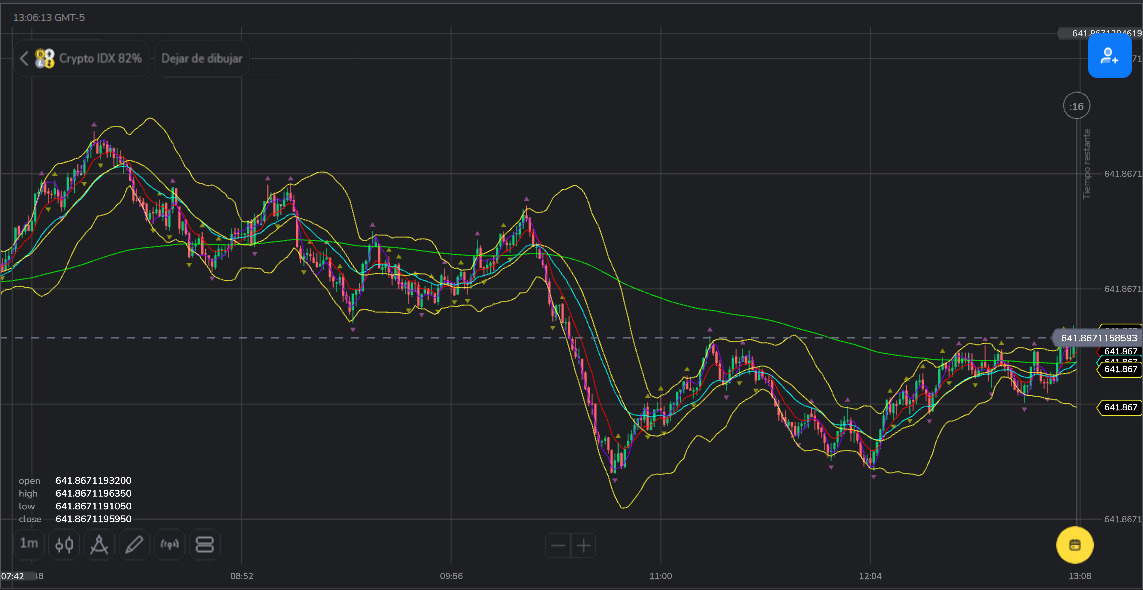
#> input picture m1.png, 1143 x 590 px
$ python image_analyzer.py
#> lines starting #> are read from the running program, lines starting #| are printed output that depends on the picture
import cv2
import numpy as np
import os
from scipy import stats

def analyze_image(image_path):
    """
    Analiza una captura de pantalla de gráfico de trading
    Extrae: tendencia, fuerza, volatilidad, momentum, patrones
    Versión calibrada para análisis realista
    """
    if not os.path.exists(image_path):
        raise FileNotFoundError(f"Image not found: {image_path}")

    img = cv2.imread(image_path)
    if img is None:
        raise ValueError(f"Unable to read image: {image_path}")

    h, w = img.shape[:2]

    # 1. DETECCIÓN DE TENDENCIA MEJORADA
    trend_data = detect_trend_advanced(img)

    # 2. ANÁLISIS DE VOLATILIDAD
    volatility_data = analyze_volatility(img)

    # 3. DETECCIÓN DE MOMENTUM
    momentum_data = detect_momentum(img)

    # 4. ANÁLISIS DE VELAS (último 20% del gráfico)
    candle_analysis = analyze_recent_candles(img)

    # 5. DETECCIÓN DE CAMBIOS DE TENDENCIA
    reversal_signals = detect_reversal_patterns(img)

    # 6. FUERZA DEL MERCADO (edge detection)
    gray = cv2.cvtColor(img, cv2.COLOR_BGR2GRAY)
    edges = cv2.Canny(gray, 50, 150)
    edge_strength = float(np.sum(edges))
    norm_strength = edge_strength / (h * w) if (h * w) > 0 else 0.0
    norm_pct = norm_strength * 100.0

    # 7. CALCULAR FUERZA CALIBRADA
    strength = calculate_calibrated_strength(
        trend_data,
        volatility_data,
        momentum_data,
        candle_analysis,
        reversal_signals
    )

    # 8. CLASIFICACIÓN REALISTA DEL MERCADO
    market_state = classify_market_state_realistic(
        trend_data,
        volatility_data,
        candle_analysis,
        strength
    )

    return {
        # Datos principales
        "trend": trend_data["direction"],
        "strength": strength,
        "norm_pct": round(norm_pct, 4),

        # Datos detallados
        "trend_angle": trend_data["angle"],
        "trend_confidence": trend_data["confidence"],
        "volatility": volatility_data["level"],
        "volatility_score": volatility_data["score"],
        "momentum": momentum_data["direction"],
        "momentum_strength": momentum_data["strength"],

        # Patrones
        "candle_pattern": candle_analysis["pattern"],
        "recent_movement": candle_analysis["movement"],
        "reversal_detected": reversal_signals["detected"],

        # Estado del mercado
        "market_state": market_state,
        "is_trending": market_state != "lateral",

        # Metadatos
        "edge_strength": edge_strength,
        "shape": (w, h)
    }


def detect_trend_advanced(img):
    """
    Detección avanzada de tendencia con múltiples métodos
    """
    h, w = img.shape[:2]
    gray = cv2.cvtColor(img, cv2.COLOR_BGR2GRAY)

    # Método 1: Análisis por columnas (más preciso)
    # Dividir imagen en 20 columnas
    col_width = w // 20
    column_means = []

    for i in range(20):
        start = i * col_width
        end = start + col_width if i < 19 else w
        col_section = gray[:, start:end]

        # Encontrar punto medio vertical (donde está el precio)
        # Buscar la zona más oscura (generalmente la línea del gráfico)
        vertical_profile = np.mean(col_section, axis=1)
        min_idx = np.argmin(vertical_profile)
        column_means.append(min_idx)

    # Regresión lineal sobre los puntos
    x = np.arange(len(column_means))
    y = np.array(column_means)

    try:
        slope, intercept, r_value, p_value, std_err = stats.linregress(x, y)
        r_squared = r_value ** 2

        # En OpenCV, Y aumenta hacia abajo, así que invertimos
        angle = -np.degrees(np.arctan(slope * (h/w)))  # Ajustar por aspecto

        confidence = int(r_squared * 100)

    except:
        angle = 0
        confidence = 0

    # Determinar dirección con umbrales más estrictos
    if angle > 5 and confidence > 40:
        direction = "alcista"
    elif angle < -5 and confidence > 40:
        direction = "bajista"
    else:
        direction = "lateral"

    # Verificar consistencia (últimos 5 vs primeros 5 puntos)
    first_avg = np.mean(column_means[:5])
    last_avg = np.mean(column_means[-5:])
    consistency = abs(first_avg - last_avg)

    # Si la diferencia es pequeña, probablemente es lateral
    if consistency < (h * 0.05):  # Menos del 5% de altura
        direction = "lateral"
        confidence = max(0, confidence - 20)

    return {
        "direction": direction,
        "angle": round(float(angle), 2),
        "confidence": max(0, min(100, confidence)),
        "consistency": consistency
    }


def analyze_volatility(img):
    """
    Análisis mejorado de volatilidad
    """
    gray = cv2.cvtColor(img, cv2.COLOR_BGR2GRAY)
    h, w = gray.shape

    # Método 1: Desviación estándar por filas
    row_std = np.std(gray, axis=1)

    # Método 2: Diferencias entre columnas consecutivas
    col_diffs = np.diff(np.mean(gray, axis=0))
    col_volatility = np.std(col_diffs)

    # Combinar ambos métodos
    combined = (np.mean(row_std) + col_volatility) / 2

    # Normalizar de forma más conservadora
    normalized = min(100, (combined / 30) * 100)  # Ajustado para ser más realista

    if normalized > 65:
        level = "alta"
    elif normalized > 35:
        level = "media"
    else:
        level = "baja"

    return {
        "level": level,
        "score": round(float(normalized), 2)
    }


def detect_momentum(img):
    """
    Detección mejorada de momentum
    """
    h, w = img.shape[:2]
    gray = cv2.cvtColor(img, cv2.COLOR_BGR2GRAY)

    # Dividir en 4 secciones
    quarter = w // 4
    sections = [
        gray[:, :quarter],
        gray[:, quarter:2*quarter],
        gray[:, 2*quarter:3*quarter],
        gray[:, 3*quarter:]
    ]

    # Calcular posición promedio vertical de cada sección
    positions = []
    for section in sections:
        vertical_profile = np.mean(section, axis=1)
        min_idx = np.argmin(vertical_profile)
        positions.append(min_idx)

    # Calcular cambio entre secciones
    changes = [positions[i+1] - positions[i] for i in range(3)]
    avg_change = np.mean(changes)
    recent_change = changes[-1]  # Último cambio (más importante)

    # Momentum basado en cambio reciente
    momentum_value = recent_change * 2  # Dar más peso al cambio reciente

    # Normalizar a 0-100
    max_change = h * 0.3  # 30% de la altura como máximo
    normalized = min(100, abs(momentum_value / max_change) * 100)

    # Determinar dirección (invertido porque Y crece hacia abajo)
    if abs(momentum_value) < (h * 0.03):  # Menos del 3% = neutral
        direction = "neutral"
        strength = 50
    elif momentum_value < 0:  # Subiendo
        direction = "alcista"
        strength = int(normalized)
    else:  # Bajando
        direction = "bajista"
        strength = int(normalized)

    return {
        "direction": direction,
        "strength": min(100, max(0, strength)),
        "recent_change": recent_change
    }


def analyze_recent_candles(img):
    """
    Analiza las últimas velas (20% derecho del gráfico)
    """
    h, w = img.shape[:2]
    gray = cv2.cvtColor(img, cv2.COLOR_BGR2GRAY)

    # Enfocarse en el 20% más reciente
    recent = gray[:, int(w * 0.8):]

    # Analizar variación vertical
    vertical_variance = np.var(np.mean(recent, axis=1))

    # Analizar dirección reciente
    left_half = recent[:, :recent.shape[1]//2]
    right_half = recent[:, recent.shape[1]//2:]

    left_pos = np.argmin(np.mean(left_half, axis=1))
    right_pos = np.argmin(np.mean(right_half, axis=1))

    movement_diff = left_pos - right_pos

    # Clasificar movimiento
    if abs(movement_diff) < (h * 0.05):
        movement = "consolidando"
    elif movement_diff < 0:
        movement = "subiendo"
    else:
        movement = "bajando"

    # Clasificar patrón
    if vertical_variance > 800:
        pattern = "alta_volatilidad"
    elif vertical_variance > 300:
        pattern = "consolidación"
    else:
        pattern = "baja_actividad"

    return {
        "pattern": pattern,
        "movement": movement,
        "variance": vertical_variance
    }


def detect_reversal_patterns(img):
    """
    Detecta posibles reversiones de tendencia
    """
    h, w = img.shape[:2]
    gray = cv2.cvtColor(img, cv2.COLOR_BGR2GRAY)

    # Analizar últimos 30%
    recent = gray[:, int(w * 0.7):]

    # Dividir en 3 partes
    third = recent.shape[1] // 3
    part1 = recent[:, :third]
    part2 = recent[:, third:2*third]
    part3 = recent[:, 2*third:]

    # Posiciones
    pos1 = np.argmin(np.mean(part1, axis=1))
    pos2 = np.argmin(np.mean(part2, axis=1))
    pos3 = np.argmin(np.mean(part3, axis=1))

    # Detectar cambio de dirección
    trend1 = pos2 - pos1  # Primera mitad
    trend2 = pos3 - pos2  # Segunda mitad

    # Reversión si cambian de signo
    reversal = False
    if (trend1 > 0 and trend2 < 0) or (trend1 < 0 and trend2 > 0):
        if abs(trend1) > (h * 0.03) and abs(trend2) > (h * 0.03):
            reversal = True

    return {
        "detected": reversal,
        "strength": abs(trend2 - trend1) if reversal else 0
    }


def calculate_calibrated_strength(trend_data, volatility_data, momentum_data,
                                  candle_analysis, reversal_signals):
    """
    Calcula fuerza con calibración realista
    """
    # Base: confianza de la tendencia (peso 40%)
    base = trend_data["confidence"] * 0.4

    # Volatilidad (peso 20%)
    vol_component = volatility_data["score"] * 0.2

    # Momentum (peso 25%)
    momentum_component = momentum_data["strength"] * 0.25

    # Consistencia de velas recientes (peso 15%)
    if candle_analysis["movement"] == "consolidando":
        consistency = 40
    elif candle_analysis["pattern"] == "baja_actividad":
        consistency = 30
    else:
        consistency = 60

    consistency_component = consistency * 0.15

    # Penalización por reversión
    reversal_penalty = 0
    if reversal_signals["detected"]:
        reversal_penalty = -15

    # Calcular total
    total = base + vol_component + momentum_component + consistency_component + reversal_penalty

    # Limitar a rango realista
    return round(float(max(20, min(85, total))), 2)


def classify_market_state_realistic(trend_data, volatility_data,
                                    candle_analysis, strength):
    """
    Clasificación realista del estado del mercado
    """
    direction = trend_data["direction"]
    volatility = volatility_data["level"]
    movement = candle_analysis["movement"]

    # Lateral si:
    # 1. Dirección es lateral
    # 2. Fuerza < 55
    # 3. Movimiento reciente es "consolidando"
    if direction == "lateral" or strength < 55 or movement == "consolidando":
        return "lateral"

    # Alcista
    if direction == "alcista":
        if volatility == "alta" and strength > 70:
            return "alcista_fuerte"
        elif volatility == "alta":
            return "alcista_volátil"
        else:
            return "alcista"

    # Bajista
    if direction == "bajista":
        if volatility == "alta" and strength > 70:
            return "bajista_fuerte"
        elif volatility == "alta":
            return "bajista_volátil"
        else:
            return "bajista"

    return "indefinido"


def diagnose_image(image_path):
    """Diagnóstico mejorado"""
    print(f"\n{'='*70}")
    print(f"📊 DIAGNÓSTICO: {os.path.basename(image_path)}")
    print(f"{'='*70}\n")

    result = analyze_image(image_path)
#> in analyze_image, img is the input picture: shape (590, 1143, 3); mean B, G, R 39.2, 36.5, 35.4
#> the loop in detect_trend_advanced, `for i in range(20):` made 20 passes
#> min_idx on passes 1 to 8: 589, 589, 589, 589, 589, 589, 589, 589
#> pass 1, in detect_trend_advanced, `col_section = gray[:, start:end]`:
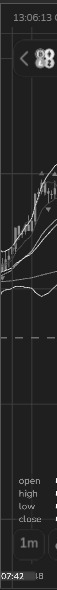
#> col_section: shape (590, 57); min 18, max 255, mean 39.8
#> after the loop in detect_trend_advanced, `for i in range(20):`:
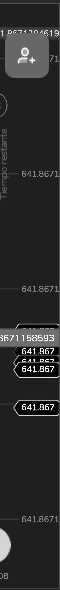
#> col_section: shape (590, 60); min 0, max 255, mean 44.3
#> after the loop in detect_trend_advanced, `for i in range(20):`: column_means = [589, 589, 589, 589, 589, 589, 589, 589, 589, 589, 589, 589, 589, 589, 589, 589, 589, 589, 589, 357]
#> in detect_trend_advanced, `x = np.arange(len(column_means))`: x = 20 values from 0 to 19
#> in detect_trend_advanced, `y = np.array(column_means)`: y = 20 values, max 589 at index 0, min 357 at index 19, mean 577.4
#> in detect_trend_advanced, `slope, intercept, r_value, p_value, std_err = stats.linregress(x, y)`: slope = -3.31; intercept = 608.9; r_value = -0.378; p_value = 0.1; std_err = 1.91
#> in detect_trend_advanced, `r_squared = r_value ** 2`: r_squared = 0.143
#> in detect_trend_advanced, `angle = -np.degrees(np.arctan(slope * (h/w)))`: angle = 59.69
#> in detect_trend_advanced, `confidence = int(r_squared * 100)`: confidence = 14
#> in detect_trend_advanced, `first_avg = np.mean(column_means[:5])`: first_avg = 589
#> in detect_trend_advanced, `last_avg = np.mean(column_means[-5:])`: last_avg = 542.6
#> in detect_trend_advanced, `consistency = abs(first_avg - last_avg)`: consistency = 46.4
#> in analyze_image, `trend_data = detect_trend_advanced(img)`: trend_data = {'direction': 'lateral', 'angle': 59.69, 'confidence': 14, 'consistency': 46.4}
#> in analyze_volatility, `row_std = np.std(gray, axis=1)`: row_std = 590 values, max 48.64 at index 337, min 0.172 at index 0, mean 19.44
#> in analyze_volatility, `col_diffs = np.diff(np.mean(gray, axis=0))`: col_diffs = 1142 values, max 48.07 at index 1141, min -51.37 at index 0, mean -0.000635
#> in analyze_volatility, `col_volatility = np.std(col_diffs)`: col_volatility = 3.63
#> in analyze_volatility, `combined = (np.mean(row_std) + col_volatility) / 2`: combined = 11.53
#> in analyze_volatility, `normalized = min(100, (combined / 30) * 100)`: normalized = 38.45
#> in analyze_image, `volatility_data = analyze_volatility(img)`: volatility_data = {'level': 'media', 'score': 38.45}
#> the loop in detect_momentum, `for section in sections:` made 4 passes
#> after the loop in detect_momentum, `for section in sections:`: positions = [589, 589, 589, 589]
#> in detect_momentum, `changes = [positions[i+1] - positions[i] for i in range(3)]`: changes = [0, 0, 0]
#> in detect_momentum, `avg_change = np.mean(changes)`: avg_change = 0
#> in analyze_image, `momentum_data = detect_momentum(img)`: momentum_data = {'direction': 'neutral', 'strength': 50, 'recent_change': 0}
#> in analyze_recent_candles, `recent = gray[:, int(w * 0.8):]`:
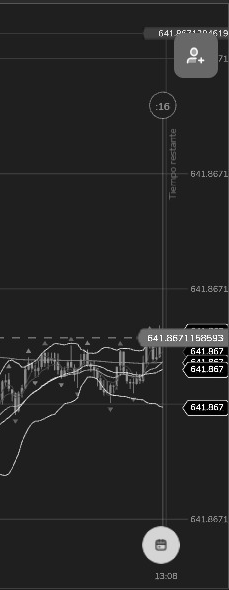
#> recent: shape (590, 229); min 0, max 255, mean 38.7
#> in analyze_recent_candles, `vertical_variance = np.var(np.mean(recent, axis=1))`: vertical_variance = 135.4
#> in analyze_recent_candles, `right_half = recent[:, recent.shape[1]//2:]`:
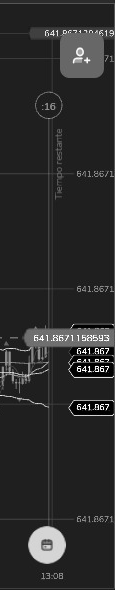
#> right_half: shape (590, 115); min 0, max 255, mean 42.9
#> in analyze_recent_candles, `left_pos = np.argmin(np.mean(left_half, axis=1))`: left_pos = 589
#> in analyze_recent_candles, `right_pos = np.argmin(np.mean(right_half, axis=1))`: right_pos = 411
#> in analyze_recent_candles, `movement_diff = left_pos - right_pos`: movement_diff = 178
#> in analyze_image, `candle_analysis = analyze_recent_candles(img)`: candle_analysis = {'pattern': 'baja_actividad', 'movement': 'bajando', 'variance': 135.4}
#> in detect_reversal_patterns, `recent = gray[:, int(w * 0.7):]`:
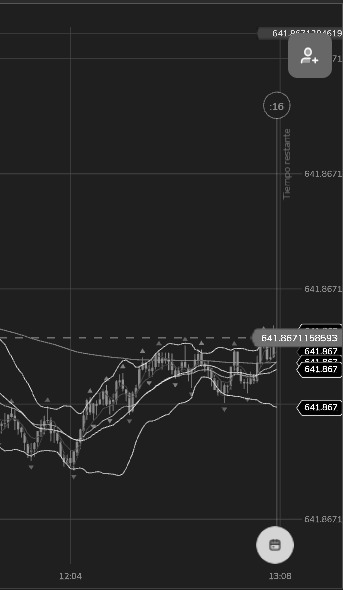
#> recent: shape (590, 343); min 0, max 255, mean 37.4
#> in detect_reversal_patterns, `part1 = recent[:, :third]`:
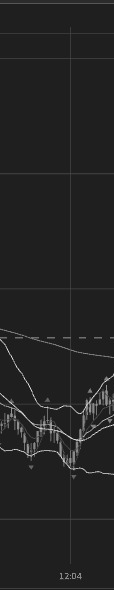
#> part1: shape (590, 114); min 18, max 231, mean 34.8
#> in detect_reversal_patterns, `pos1 = np.argmin(np.mean(part1, axis=1))`: pos1 = 589
#> in detect_reversal_patterns, `pos3 = np.argmin(np.mean(part3, axis=1))`: pos3 = 411
#> in detect_reversal_patterns, `trend1 = pos2 - pos1`: trend1 = 0
#> in detect_reversal_patterns, `trend2 = pos3 - pos2`: trend2 = -178
#> in analyze_image, `reversal_signals = detect_reversal_patterns(img)`: reversal_signals = {'detected': False, 'strength': 0}
#> in analyze_image, `edges = cv2.Canny(gray, 50, 150)`:
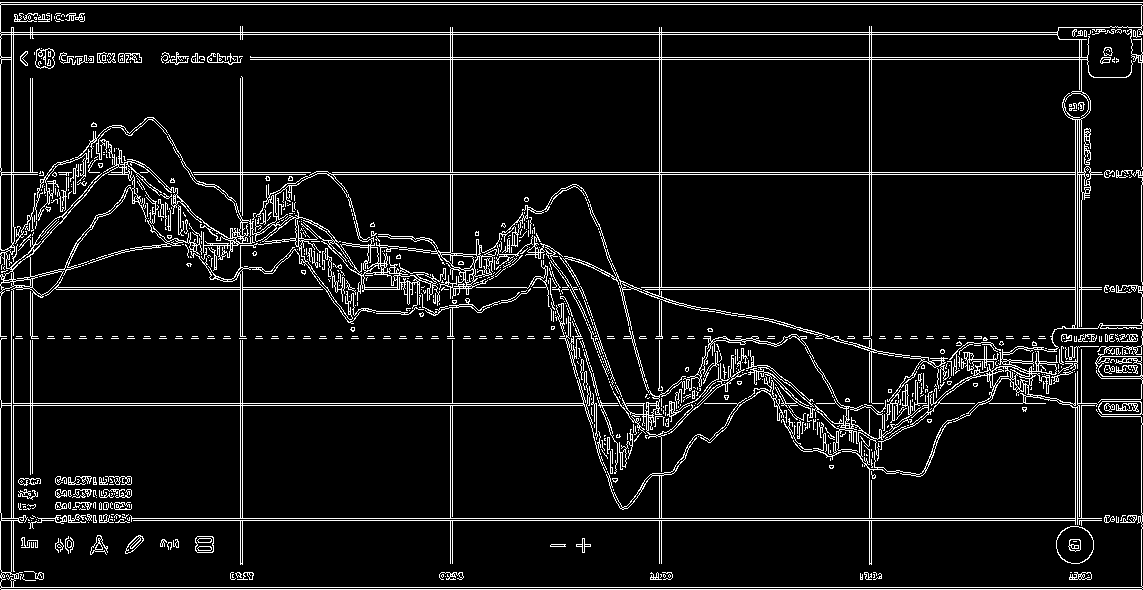
#> edges: shape (590, 1143); 7.7% white in thin lines or dots
#> in analyze_image, `edge_strength = float(np.sum(edges))`: edge_strength = 13190640
#> in analyze_image, `norm_strength = edge_strength / (h * w) if (h * w) > 0 else 0.0`: norm_strength = 19.56
#> in analyze_image, `norm_pct = norm_strength * 100.0`: norm_pct = 1956
#> in calculate_calibrated_strength, `base = trend_data["confidence"] * 0.4`: base = 5.6
#> in calculate_calibrated_strength, `vol_component = volatility_data["score"] * 0.2`: vol_component = 7.69
#> in calculate_calibrated_strength, `momentum_component = momentum_data["strength"] * 0.25`: momentum_component = 12.5
#> in calculate_calibrated_strength, `total = base + vol_component + momentum_component + consistency_compon..`: total = 30.29
#> in classify_market_state_realistic, `direction = trend_data["direction"]`: direction = 'lateral'
#> in classify_market_state_realistic, `volatility = volatility_data["level"]`: volatility = 'media'
#> in classify_market_state_realistic, `movement = candle_analysis["movement"]`: movement = 'bajando'
#> in analyze_image, `market_state = classify_market_state_realistic( trend_data, volatility..`: market_state = 'lateral'
#> result = 16 items

    print(f"🎯 TENDENCIA:")
    print(f"   • Dirección: {result['trend']} ({result['trend_angle']}°)")
#|    • Dirección: lateral (59.69°)
    print(f"   • Confianza: {result['trend_confidence']}%")
#|    • Confianza: 14%

    print(f"\n⚡ MOMENTUM:")
    print(f"   • Dirección: {result['momentum']}")
#|    • Dirección: neutral
    print(f"   • Fuerza: {result['momentum_strength']}%")
#|    • Fuerza: 50%

    print(f"\n📊 VOLATILIDAD:")
    print(f"   • Nivel: {result['volatility']}")
#|    • Nivel: media
    print(f"   • Score: {result['volatility_score']}")
#|    • Score: 38.45

    print(f"\n💪 FUERZA CALIBRADA: {result['strength']}%")
#| 💪 FUERZA CALIBRADA: 30.29%
    print(f"🏷️  ESTADO: {result['market_state']}")
#| 🏷️  ESTADO: lateral
    print(f"🕯️  MOVIMIENTO RECIENTE: {result['recent_movement']}")
#| 🕯️  MOVIMIENTO RECIENTE: bajando

    if result['reversal_detected']:
        print(f"\n⚠️  REVERSIÓN DETECTADA")

    print(f"\n{'='*70}\n")

    return result


if __name__ == "__main__":
    test_images = ["m1.png", "m5.png", "m15.png"]

    for img_path in test_images:
        if os.path.exists(img_path):
            try:
                diagnose_image(img_path)
            except Exception as e:
                print(f"❌ Error: {e}")
